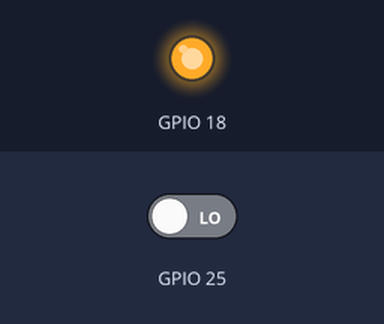
This program was run on a simulated Raspberry Pi (BCM pin numbers). On the bench: output pins drawn as LEDs (lit = HIGH). Inputs (shaded band) come from the test bench; at power-on: GPIO 25 LOW.

Above: at 1.2 s.
1.3 s: GPIO 25 driven HIGH
At 1.6 s:
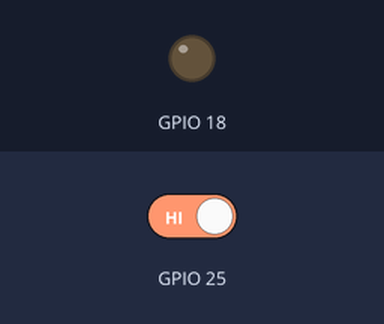
2.8 s: GPIO 25 driven LOW
At 4.0 s:
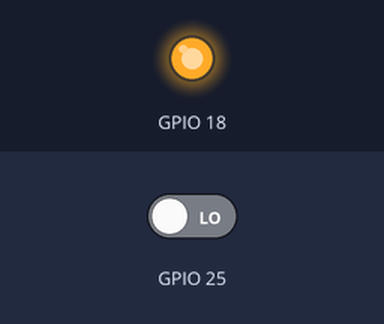
Timing chart, 0 to 5.8 s (numbered marks = the images above; inputs shaded):
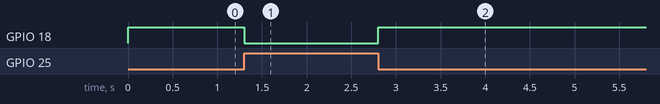

Measured:
- after the input at 1.3 s, GPIO 18: HIGH → LOW at once
- after the input at 2.8 s, GPIO 18: LOW → HIGH at once

The program:

led_button.py
```python
import RPi.GPIO as GPIO
import time

GPIO.setwarnings(False)
GPIO.setmode(GPIO.BCM)
GPIO.setup(18, GPIO.OUT)
GPIO.setup(25, GPIO.IN)

while True:
    if GPIO.input(25):
        GPIO.output(18, False)
    else:
        GPIO.output(18, True)
```
